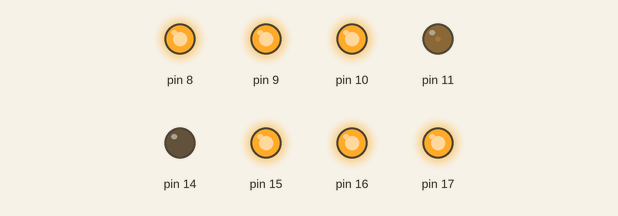
A sketch run on a simulated Arduino Uno, built with avr-gcc and run on an emulated ATmega328P. Parts: output pins drawn as LEDs (lit = HIGH). What the sketch prints to the serial monitor is not drawn.

Above: at 0.15 s.
At 2.55 s:
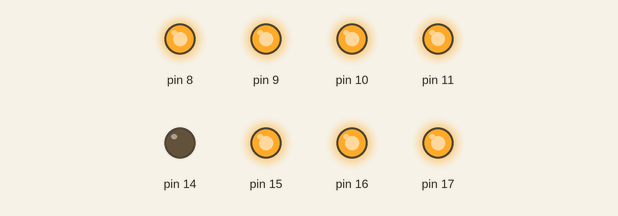
At 10.95 s:
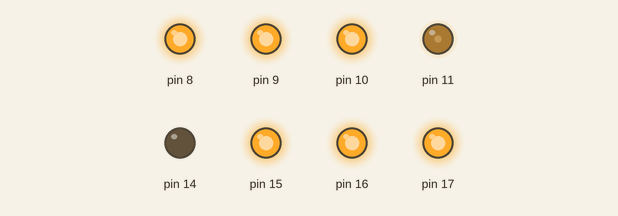
At 19.96 s:
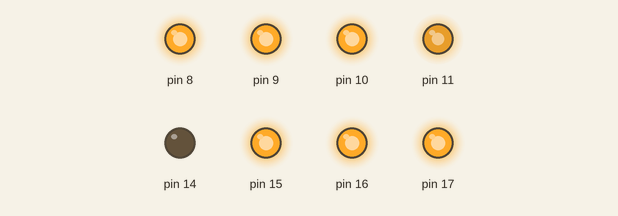
At 39.77 s:
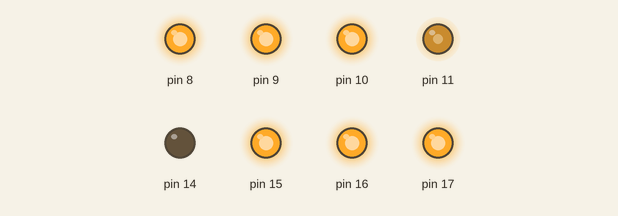
Timing chart, 0 to 40.0 s (numbered marks = the images above):
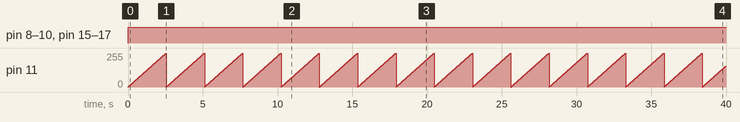

The sketch:

0604_TC_Interrupt_Basic02_PWM.ino
```cpp
unsigned char led;
int idx;
unsigned long pasted = 0;

void setup() {
  // put your setup code here, to run once:
  Serial.begin(9600);
  Serial.println("start");
  led = 0x01;
  idx = 0;
  SREG |= 0x80;
  // Global Interrupt Enable


  TCCR2A = 0x83;
  // COM2A1 COM2A0 COM2B1 COM2B0 - - WGM21 WGM20
  // COM2A1 COM2A0  1  0
  // OCR2A 이상일때 LOW 이하일때 HIGH
  // COM2A1 COM2A0  1  1
  // OCR2A 이상일때 HIGH 이하일때 LOW

  // WGM22 WGM21 WGM20
  //    0    1     1
  // FAST PWM 설정
  TCCR2B = 0x84;
  // FOC2A FOC2B - - WGM22 CS02 CS01 CS00
  // FPC2A 접근 허가
  // 분주율 1 0 0 64설정
  // 분주율은 듀티사이클의 %를 변화시킬 수 있다.
  TIMSK2 = 0x02;
  // OCIE2A EnAble
  OCR2A = 50;
  // LOW HIGH 기준 설정
  DDRB = 0x0F;
  DDRC = 0x0F;
}

ISR(TIMER2_COMPA_vect){
  // 실행 될때마다 시작값을 다시 설정하여야 한다.

}

void loop() {
  // put your main code here, to run repeatedly:
  PORTC = ~led;
  PORTB = ~(led >> 4);
  // OCR2A의 값에 따라 PWM이 결정되어 흡사
  // AnalogWrite되는 것과 비슷한 LED 모습을 확인할 수 있다.

  for(int i = 0 ; i < 256 ; i++){
    OCR2A = i;
    delay(10);
  }


}
```

Measured:
- by itself, pin 8–10, pin 15–17: LOW → HIGH at 0.00 s
- by itself, pin 11: ramps from 0/255 to 255/255 and jumps back, once every 2.6 s
